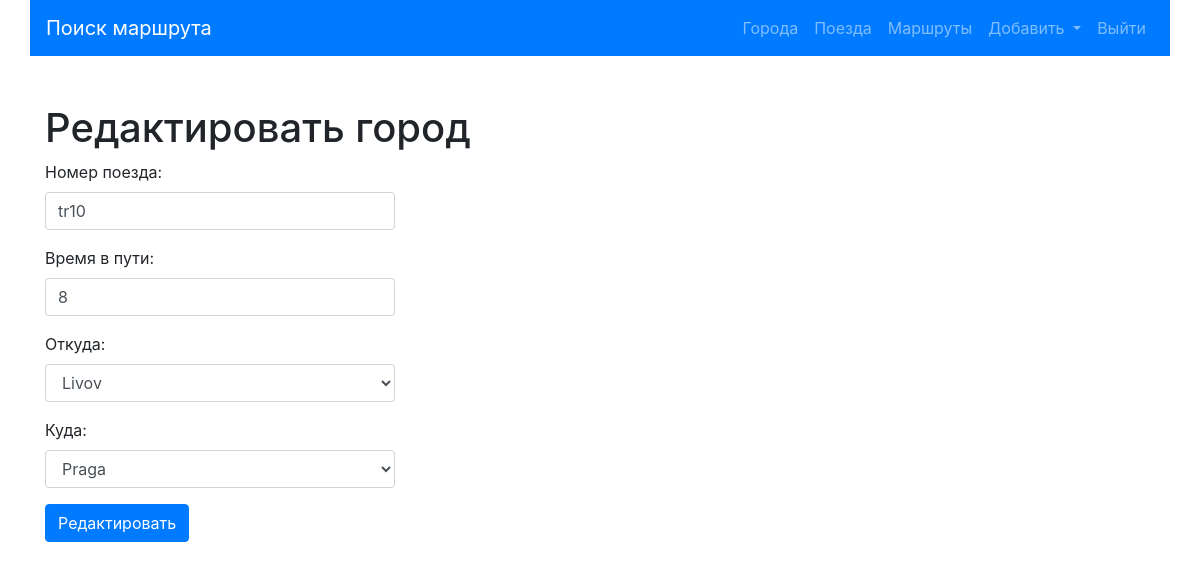
Page /trains/update/8/ (signed in) on the committed database.
### trains/models.py (models this page shows, shortened)
class Train(models.Model):
    name = models.CharField(max_length=50, unique=True, verbose_name="Номер поезда")
    travel_time = models.PositiveSmallIntegerField(verbose_name='Время в пути')
    from_city = models.ForeignKey(City,on_delete=models.CASCADE,
                                  related_name='from_city_set',
                                  verbose_name='Из какого города'
                                  )
    to_city = models.ForeignKey('cities.City',on_delete=models.CASCADE,
                                  related_name='to_city_set',
                                  verbose_name='В какой город'
                                  )
    class Meta:
        verbose_name = 'Поезд'
        verbose_name_plural = 'Поезд'
        ordering = ['travel_time']

### cities/models.py (models this page shows, shortened)
class City(models.Model):
    name = models.CharField(max_length=150, unique=True, verbose_name='Город')
    def __str__(self):
        return self.name
    class Meta:
        verbose_name = 'Город'
        verbose_name_plural = 'Города'
        ordering = ['name']

### trains/views.py (the view)
# urls.py: path('update/<int:pk>/', TrainUpdateView.as_view(), name='update'),
class TrainUpdateView(SuccessMessageMixin, LoginRequiredMixin, UpdateView):
    model = Train
    form_class = TrainForm
    template_name = 'trains/update.html'
    success_url = reverse_lazy('trains:home')
    success_message = "Поезд успешно отредактрован"

### trains/forms.py
class TrainForm(forms.ModelForm):
    name = forms.CharField(label='Номер поезда', widget=forms.TextInput(attrs={
        'class': 'form-control',
        'placeholder': 'Введите номер поезда'
    }))
    travel_time = forms.IntegerField(label='Время в пути', widget=forms.NumberInput(attrs={
        'class': 'form-control',
        'placeholder': 'Введите в пути'
    }))
    from_city = forms.ModelChoiceField(label='Откуда', queryset=City.objects.all(),
                                       widget=forms.Select(attrs={'class': 'form-control'}
    ))
    to_city = forms.ModelChoiceField(label='Куда', queryset=City.objects.all(),
                                       widget=forms.Select(attrs={'class': 'form-control'}
    ))
    class Meta:
        model = Train
        fields = '__all__'

### trains/templates/trains/update.html (shortened to what this page needs)
{% extends 'base.html' %}
{% block content %}
<h1>Редактировать город</h1>
{% include 'form.html' with button='Редактировать' %}
{% endblock %}

### templates/form.html
<div class="row">
    <div class="col-md-4">
      <form action="{{action}}" method="post">{% csrf_token %}
    {{ form.as_p }}
   <button type="submit" class="btn btn-primary">{{ button }}</button>
</form>
    </div>
</div>

### rows in the picture
Train: name "tr10", travel_time "8", from_city "Livov", to_city "Praga"

### other values in the picture
{{ button }} "Редактировать"
